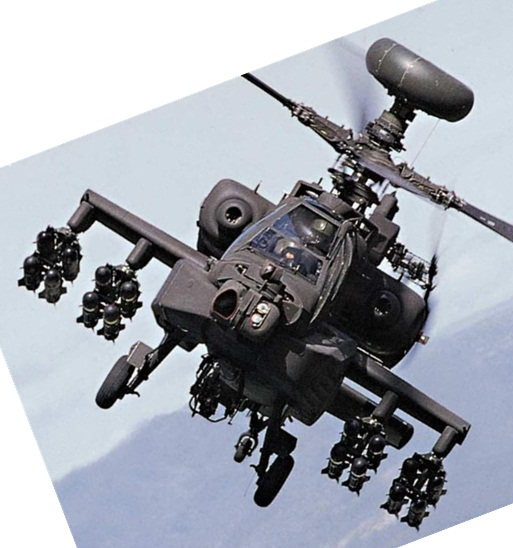
#> input picture target.jpg, 513 x 548 px, found by its file name
$ python opencv_sift.py
#> lines starting #> are read from the running program, lines starting #| are printed output that depends on the picture
import cv2
import numpy as np
from matplotlib import pyplot as plt

image1 = cv2.imread("target.jpg")
#> image1 is the input picture: shape (548, 513, 3); mean B, G, R 173.1, 164.6, 160.6
image2 = cv2.imread("dataset/3.jpg")
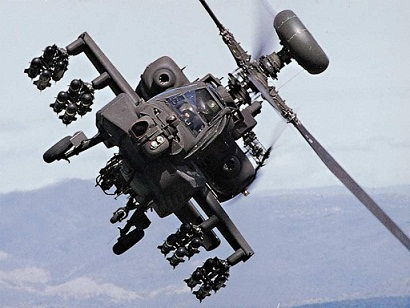
#> input picture dataset/3.jpg, 410 x 308 px, found by its file name
#> image2 is the input picture: shape (308, 410, 3); mean B, G, R 170.9, 158.1, 152.2

gray1 = cv2.cvtColor(image1, cv2.COLOR_BGR2GRAY)
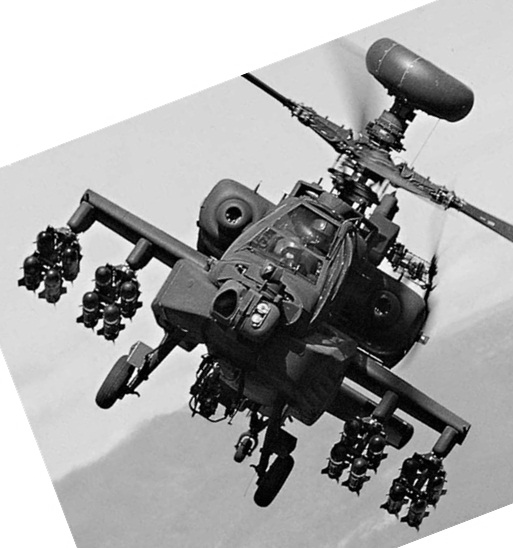
#> gray1: shape (548, 513); min 0, max 255, mean 164.3
gray2 = cv2.cvtColor(image2, cv2.COLOR_BGR2GRAY)
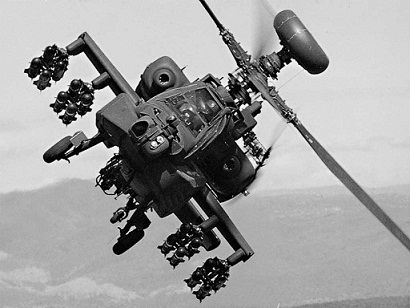
#> gray2: shape (308, 410); min 0, max 255, mean 157.8

sift = cv2.SIFT_create()

keypoints1, descriptors1 = sift.detectAndCompute(gray1, None)
#> keypoints1 = 1830 keypoints; strongest (x, y, size): (43, 273, 1.9), (362, 225, 3), (113, 285, 2), (101, 310, 2)
keypoints2, descriptors2 = sift.detectAndCompute(gray2, None)
#> keypoints2 = 537 keypoints; strongest (x, y, size): (236, 113, 1.9), (78, 103, 1.8), (236, 100, 2.5), (249, 90, 2.4)

bf = cv2.BFMatcher()
matches = bf.knnMatch(descriptors1, descriptors2, k=2)
#> matches = 1830 matches

good_matches = [m for m, n in matches if m.distance < 0.8 * n.distance]
#> good_matches = 470 matches

match_img = cv2.drawMatches(image1, keypoints1, image2, keypoints2, good_matches, None, flags=cv2.DrawMatchesFlags_NOT_DRAW_SINGLE_POINTS)
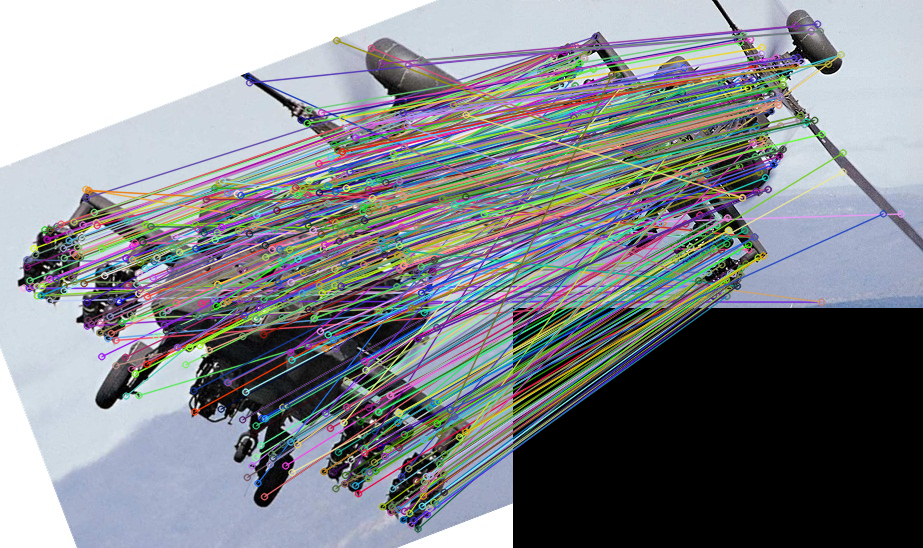
#> match_img: shape (548, 923, 3); mean B, G, R 138.9, 133.7, 130.2

# 创建白色背景
background = np.ones_like(match_img, dtype=np.uint8) * 255

# 将匹配图像叠加到白色背景
matches_img_white_bg = np.where(match_img > 0, match_img, background)
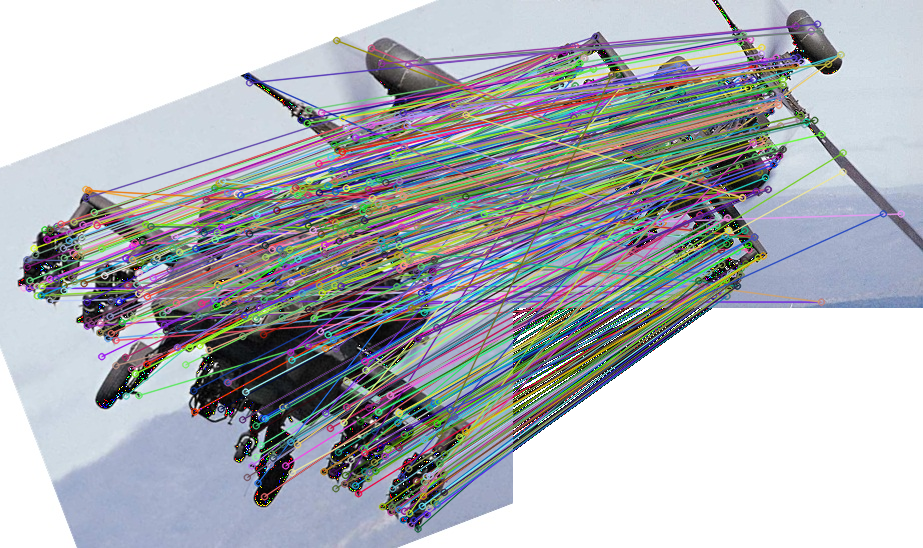
#> matches_img_white_bg: shape (548, 923, 3); mean B, G, R 182.2, 176.9, 173.5

plt.imshow(cv2.cvtColor(matches_img_white_bg, cv2.COLOR_BGR2RGB))
plt.axis("off")
plt.show()
